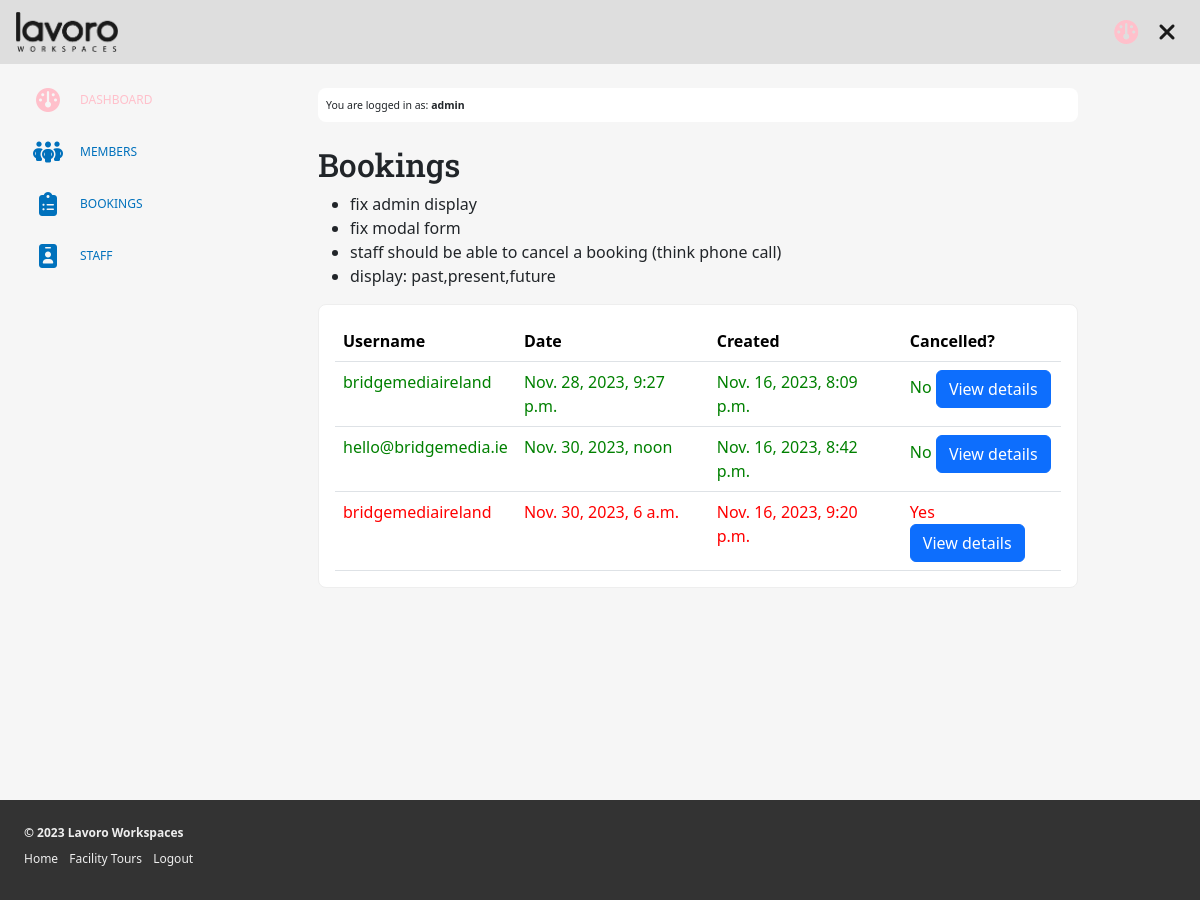
The app's page /dashboard/bookings/ (signed in) with its own data.
### booking/models.py (models this page shows)
class Booking(models.Model):
    member = models.ForeignKey(User, on_delete=models.CASCADE, null=True)
    date = models.DateTimeField(default=datetime.now, null=True)
    created = models.DateTimeField(default=datetime.now, null=True)
    cancel = models.BooleanField(default=False, blank=True)
    cancelwhen = models.DateTimeField(default=datetime.now, null=True)

### dashboard/views.py (the view)
# urls.py: path('bookings/', views.bookings, name='bookings'),
@login_required
def bookings(request):
    booking_data = Booking.objects.all()
    return render(request, 'bookings.html', {'booking_data': booking_data})

### dashboard/templates/bookings.html (shortened to what this page needs)
{% extends 'base_dashboard.html' %}
{% block dashboard_content %}
    <h2>Bookings</h2>
    <ul>
        <li>fix admin display</li>
        <li>fix modal form</li>
        <li>staff should be able to cancel a booking (think phone call)</li>
        <li>display: past,present,future</li>
    </ul>
    <div class="content">
        <table class="table">
            <thead>
            <tr>
                <th scope="col">Username</th>
                <th scope="col">Date</th>
                <th scope="col">Created</th>
                <th scope="col">Cancelled?</th>
            </tr>
            </thead>
            <tbody>
                {% for item in booking_data %}
                    <tr class="{% if item.cancel %}red{% else%}green{% endif%}">
                        <td>{{ item.member }}</td>
                        <td>{{ item.date }}</td>
                        <td>{{ item.created }}</td>
                        <td>
                            {% if item.cancel %}<span style="color:red">Yes</span>{% else%}<span style="color:green">No</span>{% endif%}
                            <button type="button" class="btn btn-primary" data-bs-toggle="modal" data-bs-target="#exampleModal">
                                View details
                            </button>
                        </td>
                    </tr>
                {% endfor %}
            </tbody>
        </table>
    </div>
{% endblock %}

### dashboard/templates/base_dashboard.html (shortened to what this page needs)
{% extends 'base.html' %}
{% load account %}
{% block content %}
    {% if user.is_authenticated  %}
        {% if user.is_staff %}
            <div class="container-fluid p-4">
                <div class="row">
                    <div class="col-xs-12 col-sm-12 col-md-3">
                        <aside>
                            <nav class="dashboard">
                                <ul>
                                    <li>
                                        <a class="linkDashboard" href="{% url 'dashboard' %}">
                                            <i class="fa-solid fa-gauge"></i>
                                            <small>dashboard</small>
                                        </a>
                                    </li>
                                    <li>
                                        <a href="{% url 'members' %}">
                                            <i class="fa-solid fa-people-group"></i>
                                            <small>members</small>
                                        </a>
                                    </li>
                                    <li>
                                        <a href="{% url 'bookings' %}">
                                            <i class="fa-solid fa-clipboard-list"></i>
                                            <small>bookings</small>
                                        </a>
                                    </li>
                                    {% if user.is_superuser %}
                                    <li>
                                        <a href="{% url 'staff' %}">
                                            <i class="fa-solid fa-id-badge"></i>
                                            <small>staff</small>
                                        </a>
                                    </li>
                                    {% endif %}
                                </ul>
                            </nav>
                        </aside>
                    </div>
                    <div class="col-xs-12 col-sm-12 col-md-8">
                        <article>
                            <header>
                                <small>You are logged in as: <strong>{{ user.username }}</strong></small>
                            </header>
                            <div>
                                {% block dashboard_content %}{% endblock %}
                            </div>
                        </article>
                    </div>
                    <div class="col-xs-12 col-sm-12 col-md-1"></div>
                </div>
            </div>
        {% endif %}
    {% else %}
        <a href="{% url 'account_login' %}" class="loggedOut">Please sign in to view this page.</a>
    {% endif %}
{% endblock %}

### templates/base.html (shortened to what this page needs)
{% load account %}
<!DOCTYPE html>
<html lang="en">
<head>
    {% load static %}
    <link rel="stylesheet" href="https://cdn.jsdelivr.net/npm/bootstrap@5.3.2/dist/css/bootstrap.min.css">
    <link rel="stylesheet" type="text/css" href="{% static 'css/styles.css' %}">
    <link rel="stylesheet" type="text/css" href="{% static 'libraries/jquery-ui-1.13.2/jquery-ui.css' %}">
</head>
<body>
    <header id="hdr" class="container-fluid">
        <div class="logo">
            <a href="{% url 'index' %}">
                <img src="{% static '/images/logo.png' %}" width="102px" height="40px" alt="lavoro workspaces logo"/>
            </a>
        </div>
        <div class="authStatus">
            {% if user.is_authenticated %}
                {% if user.is_staff %}
                <a class="linkDashboard" href="{% url 'dashboard' %}">
                    <i class="fa-solid fa-gauge"></i>
                </a>
                {% endif%}
                <a href="{% url 'account_logout' %}">
                    <i class="fa-solid fa-xmark"></i>
                </a>
            {% else %}
                <a href="{% url 'account_login' %}" class="loggedOut">
                    <i class="fa-regular fa-user"></i>
                </a>
            {% endif %}
        </div>
    </header>
    <main  style="background-color: #f6f6f6;">
        <section>
            {% block content %}{% endblock %}
        </section>
    </main>
    <footer id="ftr" class="container-fluid">
        <p>
            &copy; 2023 Lavoro Workspaces<br/>
            <nav>
                <a href="{% url 'index' %}">Home</a>
                <a href="{% url 'demo' %}">Facility Tours</a>
                {% if user.is_authenticated %}
                    <a href="{% url 'account_logout' %}">Logout</a>
                    {% else %}
                        <a href="{% url 'account_login' %}" class="loggedOut">Login</a>
                {% endif %}
            </nav>
        </p>
    </footer>
</body>
</html>

### static/css/styles.css (style rules this page uses)
body { margin: 0; font-size: 16px; background-color: #333; }
* { box-sizing: border-box; }
a { text-decoration: none; color: inherit; }
img { max-width: 100%; }
h1, h2, h3, h4, h5, h6 { font-family: "Roboto Slab", serif; }
header, footer, main, nav, section, aside, article { display: block; float: left; width: 100%; }
#hdr { position: relative; z-index: 2; position: fixed; height: 64px; line-height: 40px; padding: 12px 16px; background: rgba(220, 220, 220, 0.9); color: #fff; }
#hdr .logo { float: left; width: auto; }
#hdr .logo img { float: left; }
#hdr .authStatus { width: auto; float: right; font-size: 0.9em; text-transform: uppercase; }
#hdr .authStatus a { display: inline-block; height: 40px; line-height: 40px; border-radius: 12px; color: #1A1A1A; position: relative; }
#hdr .authStatus a i { font-size: 24px; margin: 8px; }
main { padding: 0em; }
main a { color: #0071BC; }
main section { background-color: #f6f6f6; position: relative; padding: 64px 0 0 0; min-height: 100vh; }
main section aside { float: left; width: 100%; }
main section aside nav { padding: 0; display: flex; align-items: center; justify-content: center; }
main section aside nav ul { float: left; margin: 0; width: 100%; padding: 0; list-style: none; }
main section aside nav ul li { width: auto; font-size: 24px; padding: 0 0 16px 0; text-align: center; }
main section aside nav ul li a { padding: 8px; line-height: 24px; width: auto; }
main section aside nav ul li a i { float: left; width: 48px; height: 24px; margin: 0 auto; border-radius: 8px; padding: 0; }
main section aside nav ul li a small { float: left; width: auto; font-size: 12px; white-space: nowrap; margin-left: 8px; text-transform: uppercase; }
main section aside nav.dashboard { background-color: none; }
main section article header { background-color: #fff; border-radius: 8px; margin: 0 0 2em 0; padding: 8px; font-size: 12px; }
main section article .content { border: 1px solid #eee; border-radius: 8px; background-color: #fff; padding: 1em; }
main section article table { margin: 0 !important; }
main section article table tr:nth-child(odd) { background-color: #f6f6f6; }
main section article table tr:nth-child(even) { background-color: #fff; }
main section article table tr td { padding: 8px; }
main section article table tr.red td { color: red; }
main section article table tr.green td { color: green; }
#ftr { font-size: 12px; font-weight: 700; background-color: #333; color: #eee; padding: 2em; }
#ftr p { margin: 0; padding: 0; }
#ftr nav { margin: 8px 0; }
#ftr nav a { font-weight: 400; margin-right: 8px; }
.active { color: pink !important; }

### records on screen
Booking: member "bridgemediaireland", date "Nov. 28, 2023, 9:27 p.m.", created "Nov. 16, 2023, 8:09 p.m.", cancel "No"
Booking: member "hello@bridgemedia.ie", date "Nov. 30, 2023, noon", created "Nov. 16, 2023, 8:42 p.m.", cancel "No"
Booking: member "bridgemediaireland", date "Nov. 30, 2023, 6 a.m.", created "Nov. 16, 2023, 9:20 p.m.", cancel "Yes"

### other values on screen
{{ user.username }} "admin"
